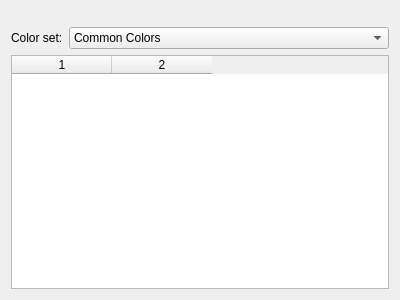
<?xml version="1.0" encoding="UTF-8"?>
<ui version="4.0">
 <class>ScmEditorColors</class>
 <widget class="QWidget" name="ScmEditorColors">
  <property name="geometry">
   <rect>
    <x>0</x>
    <y>0</y>
    <width>400</width>
    <height>300</height>
   </rect>
  </property>
  <layout class="QGridLayout" name="gridLayout">
   <item row="1" column="0">
    <widget class="QLabel" name="label_7">
     <property name="sizePolicy">
      <sizepolicy hsizetype="Preferred" vsizetype="Preferred">
       <horstretch>0</horstretch>
       <verstretch>0</verstretch>
      </sizepolicy>
     </property>
     <property name="text">
      <string>Color set:</string>
     </property>
    </widget>
   </item>
   <item row="1" column="1">
    <widget class="QComboBox" name="colorSet">
     <property name="sizePolicy">
      <sizepolicy hsizetype="MinimumExpanding" vsizetype="Fixed">
       <horstretch>0</horstretch>
       <verstretch>0</verstretch>
      </sizepolicy>
     </property>
     <property name="toolTip">
      <string>Colorset to view/modify</string>
     </property>
     <item>
      <property name="text">
       <string comment="color-sets" extracomment="'Common' here means &quot;frequent/not rare&quot;, not &quot;shared&quot;">Common Colors</string>
      </property>
     </item>
     <item>
      <property name="text">
       <string comment="color-sets" extracomment="see plasma-workspace/kcms/colors/README.i18n">View</string>
      </property>
     </item>
     <item>
      <property name="text">
       <string comment="color-sets" extracomment="see plasma-workspace/kcms/colors/README.i18n">Window</string>
      </property>
     </item>
     <item>
      <property name="text">
       <string comment="color-sets" extracomment="see plasma-workspace/kcms/colors/README.i18n">Button</string>
      </property>
     </item>
     <item>
      <property name="text">
       <string comment="color-sets" extracomment="see plasma-workspace/kcms/colors/README.i18n">Selection</string>
      </property>
     </item>
     <item>
      <property name="text">
       <string comment="color-sets" extracomment="see plasma-workspace/kcms/colors/README.i18n">Tooltip</string>
      </property>
     </item>
     <item>
      <property name="text">
       <string comment="color-sets" extracomment="see plasma-workspace/kcms/colors/README.i18n">Complementary</string>
      </property>
     </item>
     <item>
      <property name="text">
       <string comment="color-sets" extracomment="see plasma-workspace/kcms/colors/README.i18n">Header</string>
      </property>
     </item>
    </widget>
   </item>
   <item row="2" column="0" colspan="2">
    <widget class="QStackedWidget" name="stackColors">
     <property name="currentIndex">
      <number>1</number>
     </property>
     <widget class="QWidget" name="pageCommonColors">
      <layout class="QGridLayout">
       <property name="leftMargin">
        <number>0</number>
       </property>
       <property name="topMargin">
        <number>0</number>
       </property>
       <property name="rightMargin">
        <number>0</number>
       </property>
       <property name="bottomMargin">
        <number>0</number>
       </property>
       <item row="1" column="0">
        <widget class="QTableWidget" name="commonColorTable">
         <property name="editTriggers">
          <set>QAbstractItemView::NoEditTriggers</set>
         </property>
         <property name="selectionMode">
          <enum>QAbstractItemView::SingleSelection</enum>
         </property>
         <property name="selectionBehavior">
          <enum>QAbstractItemView::SelectRows</enum>
         </property>
         <property name="wordWrap">
          <bool>true</bool>
         </property>
         <property name="columnCount">
          <number>2</number>
         </property>
         <row>
          <property name="text">
           <string>New Row</string>
          </property>
         </row>
         <row>
          <property name="text">
           <string>New Row</string>
          </property>
         </row>
         <row>
          <property name="text">
           <string>New Row</string>
          </property>
         </row>
         <row>
          <property name="text">
           <string>New Row</string>
          </property>
         </row>
         <row>
          <property name="text">
           <string>New Row</string>
          </property>
         </row>
         <row>
          <property name="text">
           <string>New Row</string>
          </property>
         </row>
         <row>
          <property name="text">
           <string>New Row</string>
          </property>
         </row>
         <row>
          <property name="text">
           <string>New Row</string>
          </property>
         </row>
         <row>
          <property name="text">
           <string>New Row</string>
          </property>
         </row>
         <row>
          <property name="text">
           <string>New Row</string>
          </property>
         </row>
         <row>
          <property name="text">
           <string>New Row</string>
          </property>
         </row>
         <row>
          <property name="text">
           <string>New Row</string>
          </property>
         </row>
         <row>
          <property name="text">
           <string>New Row</string>
          </property>
         </row>
         <row>
          <property name="text">
           <string>New Row</string>
          </property>
         </row>
         <row>
          <property name="text">
           <string>New Row</string>
          </property>
         </row>
         <row>
          <property name="text">
           <string>New Row</string>
          </property>
         </row>
         <row>
          <property name="text">
           <string>New Row</string>
          </property>
         </row>
         <row>
          <property name="text">
           <string>New Row</string>
          </property>
         </row>
         <row>
          <property name="text">
           <string>New Row</string>
          </property>
         </row>
         <row>
          <property name="text">
           <string>New Row</string>
          </property>
         </row>
         <row>
          <property name="text">
           <string>New Row</string>
          </property>
         </row>
         <row>
          <property name="text">
           <string>New Row</string>
          </property>
         </row>
         <row>
          <property name="text">
           <string>New Row</string>
          </property>
         </row>
         <row>
          <property name="text">
           <string>New Row</string>
          </property>
         </row>
         <row>
          <property name="text">
           <string>New Row</string>
          </property>
         </row>
         <row>
          <property name="text">
           <string>New Row</string>
          </property>
         </row>
         <column>
          <property name="text">
           <string>0</string>
          </property>
         </column>
         <column>
          <property name="text">
           <string>1</string>
          </property>
         </column>
         <item row="0" column="0">
          <property name="text">
           <string>View Background</string>
          </property>
         </item>
         <item row="1" column="0">
          <property name="text">
           <string>View Text</string>
          </property>
         </item>
         <item row="2" column="0">
          <property name="text">
           <string>Window Background</string>
          </property>
         </item>
         <item row="3" column="0">
          <property name="text">
           <string>Window Text</string>
          </property>
         </item>
         <item row="4" column="0">
          <property name="text">
           <string>Button Background</string>
          </property>
         </item>
         <item row="5" column="0">
          <property name="text">
           <string>Button Text</string>
          </property>
         </item>
         <item row="6" column="0">
          <property name="text">
           <string>Selection Background</string>
          </property>
         </item>
         <item row="7" column="0">
          <property name="text">
           <string>Selection Text</string>
          </property>
         </item>
         <item row="8" column="0">
          <property name="text">
           <string>Selection Inactive Text</string>
          </property>
         </item>
         <item row="9" column="0">
          <property name="text">
           <string>Inactive Text</string>
          </property>
         </item>
         <item row="10" column="0">
          <property name="text">
           <string>Active Text</string>
          </property>
         </item>
         <item row="11" column="0">
          <property name="text">
           <string>Link Text</string>
          </property>
         </item>
         <item row="12" column="0">
          <property name="text">
           <string>Visited Text</string>
          </property>
         </item>
         <item row="13" column="0">
          <property name="text">
           <string>Negative Text</string>
          </property>
         </item>
         <item row="14" column="0">
          <property name="text">
           <string>Neutral Text</string>
          </property>
         </item>
         <item row="15" column="0">
          <property name="text">
           <string>Positive Text</string>
          </property>
         </item>
         <item row="16" column="0">
          <property name="text">
           <string>Focus Decoration</string>
          </property>
         </item>
         <item row="17" column="0">
          <property name="text">
           <string>Hover Decoration</string>
          </property>
         </item>
         <item row="18" column="0">
          <property name="text">
           <string>Tooltip Background</string>
          </property>
         </item>
         <item row="19" column="0">
          <property name="text">
           <string>Tooltip Text</string>
          </property>
         </item>
         <item row="20" column="0">
          <property name="text">
           <string>Active Titlebar</string>
          </property>
         </item>
         <item row="21" column="0">
          <property name="text">
           <string>Active Titlebar Text</string>
          </property>
         </item>
         <item row="22" column="0">
          <property name="text">
           <string>Active Titlebar Secondary</string>
          </property>
         </item>
         <item row="23" column="0">
          <property name="text">
           <string>Inactive Titlebar</string>
          </property>
         </item>
         <item row="24" column="0">
          <property name="text">
           <string>Inactive Titlebar Text</string>
          </property>
         </item>
         <item row="25" column="0">
          <property name="text">
           <string>Inactive Titlebar Secondary</string>
          </property>
         </item>
        </widget>
       </item>
      </layout>
     </widget>
     <widget class="QWidget" name="pageSetColors">
      <layout class="QGridLayout" name="_2">
       <property name="leftMargin">
        <number>0</number>
       </property>
       <property name="topMargin">
        <number>0</number>
       </property>
       <property name="rightMargin">
        <number>0</number>
       </property>
       <property name="bottomMargin">
        <number>0</number>
       </property>
       <item row="0" column="0">
        <widget class="QTableWidget" name="colorTable">
         <property name="editTriggers">
          <set>QAbstractItemView::NoEditTriggers</set>
         </property>
         <property name="selectionMode">
          <enum>QAbstractItemView::SingleSelection</enum>
         </property>
         <property name="selectionBehavior">
          <enum>QAbstractItemView::SelectRows</enum>
         </property>
         <property name="wordWrap">
          <bool>true</bool>
         </property>
         <property name="columnCount">
          <number>2</number>
         </property>
         <column/>
         <column/>
        </widget>
       </item>
      </layout>
     </widget>
    </widget>
   </item>
   <item row="0" column="0" colspan="2">
    <widget class="QStackedWidget" name="stackPreview">
     <property name="sizePolicy">
      <sizepolicy hsizetype="Preferred" vsizetype="Fixed">
       <horstretch>0</horstretch>
       <verstretch>0</verstretch>
      </sizepolicy>
     </property>
     <property name="currentIndex">
      <number>0</number>
     </property>
     <widget class="QWidget" name="pageCommonPreview">
      <layout class="QVBoxLayout" name="verticalLayout">
       <property name="leftMargin">
        <number>0</number>
       </property>
       <property name="topMargin">
        <number>0</number>
       </property>
       <property name="rightMargin">
        <number>0</number>
       </property>
       <property name="bottomMargin">
        <number>0</number>
       </property>
       <item>
        <widget class="PreviewWidget" name="colorPreview" native="true">
         <property name="sizePolicy">
          <sizepolicy hsizetype="Preferred" vsizetype="Fixed">
           <horstretch>0</horstretch>
           <verstretch>0</verstretch>
          </sizepolicy>
         </property>
         <property name="minimumSize">
          <size>
           <width>0</width>
           <height>10</height>
          </size>
         </property>
        </widget>
       </item>
      </layout>
     </widget>
     <widget class="QWidget" name="pageSetPreview">
      <layout class="QVBoxLayout" name="verticalLayout_5">
       <property name="leftMargin">
        <number>0</number>
       </property>
       <property name="topMargin">
        <number>0</number>
       </property>
       <property name="rightMargin">
        <number>0</number>
       </property>
       <property name="bottomMargin">
        <number>0</number>
       </property>
       <item>
        <widget class="SetPreviewWidget" name="setPreview" native="true">
         <property name="sizePolicy">
          <sizepolicy hsizetype="Preferred" vsizetype="Fixed">
           <horstretch>0</horstretch>
           <verstretch>0</verstretch>
          </sizepolicy>
         </property>
         <property name="minimumSize">
          <size>
           <width>0</width>
           <height>10</height>
          </size>
         </property>
        </widget>
       </item>
      </layout>
     </widget>
    </widget>
   </item>
  </layout>
 </widget>
 <customwidgets>
  <customwidget>
   <class>PreviewWidget</class>
   <extends>QWidget</extends>
   <header>previewwidget.h</header>
   <container>1</container>
  </customwidget>
  <customwidget>
   <class>SetPreviewWidget</class>
   <extends>QWidget</extends>
   <header>setpreviewwidget.h</header>
  </customwidget>
 </customwidgets>
 <resources/>
 <connections/>
</ui>
